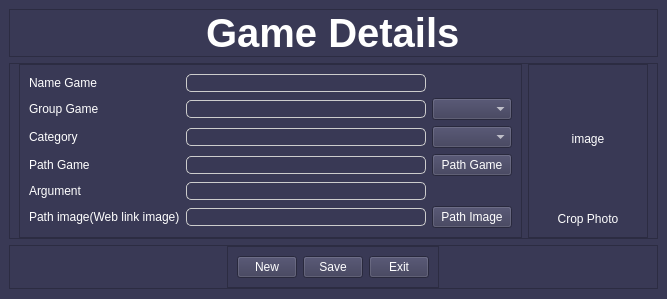
<?xml version="1.0" encoding="UTF-8"?>
<ui version="4.0">
 <class>MainWindow</class>
 <widget class="QMainWindow" name="MainWindow">
  <property name="geometry">
   <rect>
    <x>0</x>
    <y>0</y>
    <width>667</width>
    <height>299</height>
   </rect>
  </property>
  <property name="windowTitle">
   <string>MainWindow</string>
  </property>
  <property name="styleSheet">
   <string notr="true"/>
  </property>
  <widget class="QWidget" name="centralwidget">
   <property name="styleSheet">
    <string notr="true">background-color: rgb(57, 57, 85);
color: rgb(255, 255, 255);


</string>
   </property>
   <layout class="QVBoxLayout" name="verticalLayout">
    <item alignment="Qt::AlignTop">
     <widget class="QFrame" name="frame_Top">
      <property name="font">
       <font>
        <weight>75</weight>
        <bold>true</bold>
       </font>
      </property>
      <property name="frameShape">
       <enum>QFrame::StyledPanel</enum>
      </property>
      <property name="frameShadow">
       <enum>QFrame::Raised</enum>
      </property>
      <layout class="QHBoxLayout" name="horizontalLayout">
       <property name="spacing">
        <number>0</number>
       </property>
       <property name="leftMargin">
        <number>0</number>
       </property>
       <property name="topMargin">
        <number>0</number>
       </property>
       <property name="rightMargin">
        <number>0</number>
       </property>
       <property name="bottomMargin">
        <number>0</number>
       </property>
       <item alignment="Qt::AlignHCenter">
        <widget class="QLabel" name="label_9">
         <property name="font">
          <font>
           <pointsize>30</pointsize>
           <weight>75</weight>
           <bold>true</bold>
          </font>
         </property>
         <property name="text">
          <string>Game Details</string>
         </property>
        </widget>
       </item>
      </layout>
     </widget>
    </item>
    <item alignment="Qt::AlignTop">
     <widget class="QFrame" name="frame_3">
      <property name="styleSheet">
       <string notr="true"/>
      </property>
      <property name="frameShape">
       <enum>QFrame::StyledPanel</enum>
      </property>
      <property name="frameShadow">
       <enum>QFrame::Raised</enum>
      </property>
      <layout class="QHBoxLayout" name="horizontalLayout_2">
       <property name="spacing">
        <number>6</number>
       </property>
       <property name="leftMargin">
        <number>9</number>
       </property>
       <property name="topMargin">
        <number>0</number>
       </property>
       <property name="bottomMargin">
        <number>0</number>
       </property>
       <item>
        <widget class="QFrame" name="frame_2">
         <property name="minimumSize">
          <size>
           <width>300</width>
           <height>0</height>
          </size>
         </property>
         <property name="frameShape">
          <enum>QFrame::StyledPanel</enum>
         </property>
         <property name="frameShadow">
          <enum>QFrame::Raised</enum>
         </property>
         <layout class="QGridLayout" name="gridLayout">
          <item row="2" column="2">
           <widget class="QComboBox" name="comboBox_2">
            <property name="minimumSize">
             <size>
              <width>0</width>
              <height>20</height>
             </size>
            </property>
           </widget>
          </item>
          <item row="6" column="2">
           <widget class="QPushButton" name="Btn_pathimage">
            <property name="text">
             <string>Path Image</string>
            </property>
           </widget>
          </item>
          <item row="2" column="1">
           <widget class="QLineEdit" name="Groupgame">
            <property name="enabled">
             <bool>false</bool>
            </property>
            <property name="styleSheet">
             <string notr="true">border-radius: 5px;
border: 1px solid #ccc;</string>
            </property>
           </widget>
          </item>
          <item row="1" column="0">
           <widget class="QLabel" name="label">
            <property name="minimumSize">
             <size>
              <width>0</width>
              <height>0</height>
             </size>
            </property>
            <property name="text">
             <string>Name Game</string>
            </property>
           </widget>
          </item>
          <item row="1" column="1">
           <widget class="QLineEdit" name="tengame">
            <property name="styleSheet">
             <string notr="true">border-radius: 5px;
border: 1px solid #ccc;</string>
            </property>
           </widget>
          </item>
          <item row="3" column="0">
           <widget class="QLabel" name="label_3">
            <property name="text">
             <string>Category</string>
            </property>
           </widget>
          </item>
          <item row="4" column="0">
           <widget class="QLabel" name="label_4">
            <property name="text">
             <string>Path Game</string>
            </property>
           </widget>
          </item>
          <item row="6" column="0">
           <widget class="QLabel" name="label_7">
            <property name="minimumSize">
             <size>
              <width>50</width>
              <height>0</height>
             </size>
            </property>
            <property name="text">
             <string>Path image(Web link image)</string>
            </property>
           </widget>
          </item>
          <item row="5" column="0">
           <widget class="QLabel" name="label_6">
            <property name="text">
             <string>Argument</string>
            </property>
           </widget>
          </item>
          <item row="4" column="2">
           <widget class="QPushButton" name="Btnpathgame">
            <property name="text">
             <string>Path Game</string>
            </property>
           </widget>
          </item>
          <item row="3" column="1">
           <widget class="QLineEdit" name="theloai">
            <property name="enabled">
             <bool>false</bool>
            </property>
            <property name="styleSheet">
             <string notr="true">border-radius: 5px;
border: 1px solid #ccc;</string>
            </property>
           </widget>
          </item>
          <item row="3" column="2">
           <widget class="QComboBox" name="comboBox">
            <property name="minimumSize">
             <size>
              <width>0</width>
              <height>20</height>
             </size>
            </property>
            <property name="maximumSize">
             <size>
              <width>120</width>
              <height>16777215</height>
             </size>
            </property>
           </widget>
          </item>
          <item row="6" column="1">
           <widget class="QLineEdit" name="pathimage">
            <property name="styleSheet">
             <string notr="true">border-radius: 5px;
border: 1px solid #ccc;</string>
            </property>
           </widget>
          </item>
          <item row="5" column="1">
           <widget class="QLineEdit" name="Argument">
            <property name="styleSheet">
             <string notr="true">border-radius: 5px;
border: 1px solid #ccc;</string>
            </property>
           </widget>
          </item>
          <item row="2" column="0">
           <widget class="QLabel" name="label_2">
            <property name="text">
             <string>Group Game</string>
            </property>
           </widget>
          </item>
          <item row="4" column="1">
           <widget class="QLineEdit" name="pathgame">
            <property name="styleSheet">
             <string notr="true">border-radius: 5px;
border: 1px solid #ccc;</string>
            </property>
           </widget>
          </item>
         </layout>
        </widget>
       </item>
       <item>
        <widget class="QFrame" name="frame_4">
         <property name="frameShape">
          <enum>QFrame::StyledPanel</enum>
         </property>
         <property name="frameShadow">
          <enum>QFrame::Raised</enum>
         </property>
         <layout class="QGridLayout" name="gridLayout_2">
          <item row="0" column="0">
           <widget class="QLabel" name="label_image">
            <property name="minimumSize">
             <size>
              <width>100</width>
              <height>100</height>
             </size>
            </property>
            <property name="maximumSize">
             <size>
              <width>120</width>
              <height>200</height>
             </size>
            </property>
            <property name="text">
             <string>image</string>
            </property>
            <property name="scaledContents">
             <bool>true</bool>
            </property>
            <property name="alignment">
             <set>Qt::AlignCenter</set>
            </property>
           </widget>
          </item>
          <item row="1" column="0">
           <widget class="QPushButton" name="Btncropphoto">
            <property name="styleSheet">
             <string notr="true">QPushButton
{
text-align: center;
color: rgb(255, 255, 255);
background:transparent;
border-radius: 5px;
padding: 2px;
}
QPushButton:hover
{
	background-color: rgba(0, 172, 252, 50);
}
QPushButton:pressed
{  
	background-color: rgba(0, 120, 252, 150);
    border-style: inset;
    border-width: 2px;

}
</string>
            </property>
            <property name="text">
             <string>Crop Photo</string>
            </property>
            <property name="icon">
             <iconset>
              <normaloff>icons/done.png</normaloff>icons/done.png</iconset>
            </property>
           </widget>
          </item>
         </layout>
        </widget>
       </item>
      </layout>
     </widget>
    </item>
    <item alignment="Qt::AlignTop">
     <widget class="QFrame" name="frame_5">
      <property name="frameShape">
       <enum>QFrame::StyledPanel</enum>
      </property>
      <property name="frameShadow">
       <enum>QFrame::Raised</enum>
      </property>
      <layout class="QVBoxLayout" name="verticalLayout_2">
       <property name="spacing">
        <number>0</number>
       </property>
       <property name="leftMargin">
        <number>0</number>
       </property>
       <property name="topMargin">
        <number>0</number>
       </property>
       <property name="rightMargin">
        <number>0</number>
       </property>
       <property name="bottomMargin">
        <number>0</number>
       </property>
       <item alignment="Qt::AlignHCenter">
        <widget class="QFrame" name="frame">
         <property name="frameShape">
          <enum>QFrame::StyledPanel</enum>
         </property>
         <property name="frameShadow">
          <enum>QFrame::Raised</enum>
         </property>
         <layout class="QHBoxLayout" name="horizontalLayout_3">
          <item>
           <widget class="QPushButton" name="Btn_newgame">
            <property name="maximumSize">
             <size>
              <width>60</width>
              <height>30</height>
             </size>
            </property>
            <property name="text">
             <string>New</string>
            </property>
           </widget>
          </item>
          <item>
           <widget class="QPushButton" name="Btn_savegame">
            <property name="maximumSize">
             <size>
              <width>60</width>
              <height>30</height>
             </size>
            </property>
            <property name="text">
             <string>Save</string>
            </property>
           </widget>
          </item>
          <item>
           <widget class="QPushButton" name="BtnClose">
            <property name="maximumSize">
             <size>
              <width>60</width>
              <height>30</height>
             </size>
            </property>
            <property name="text">
             <string>Exit</string>
            </property>
           </widget>
          </item>
         </layout>
        </widget>
       </item>
      </layout>
     </widget>
    </item>
   </layout>
  </widget>
 </widget>
 <resources/>
 <connections/>
</ui>
